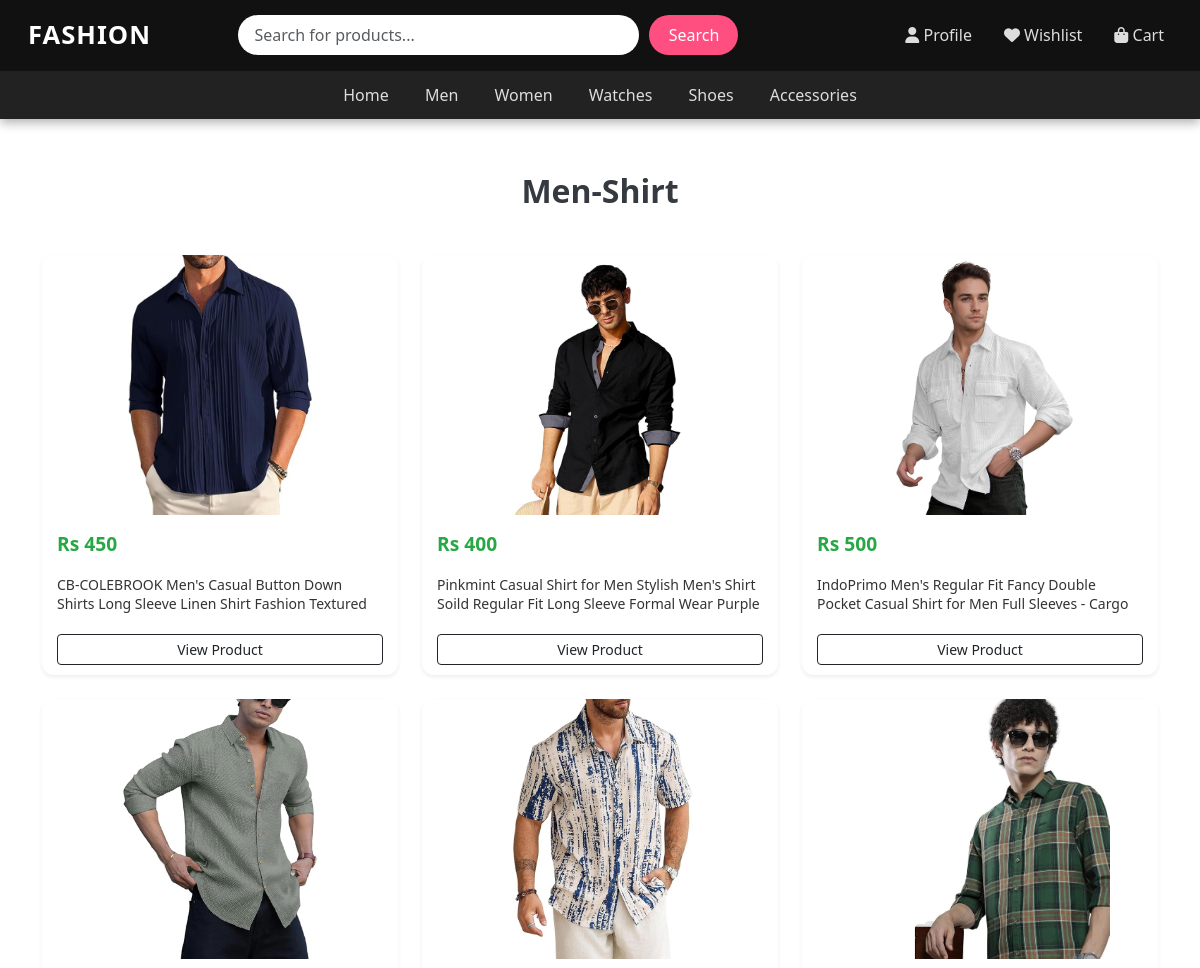
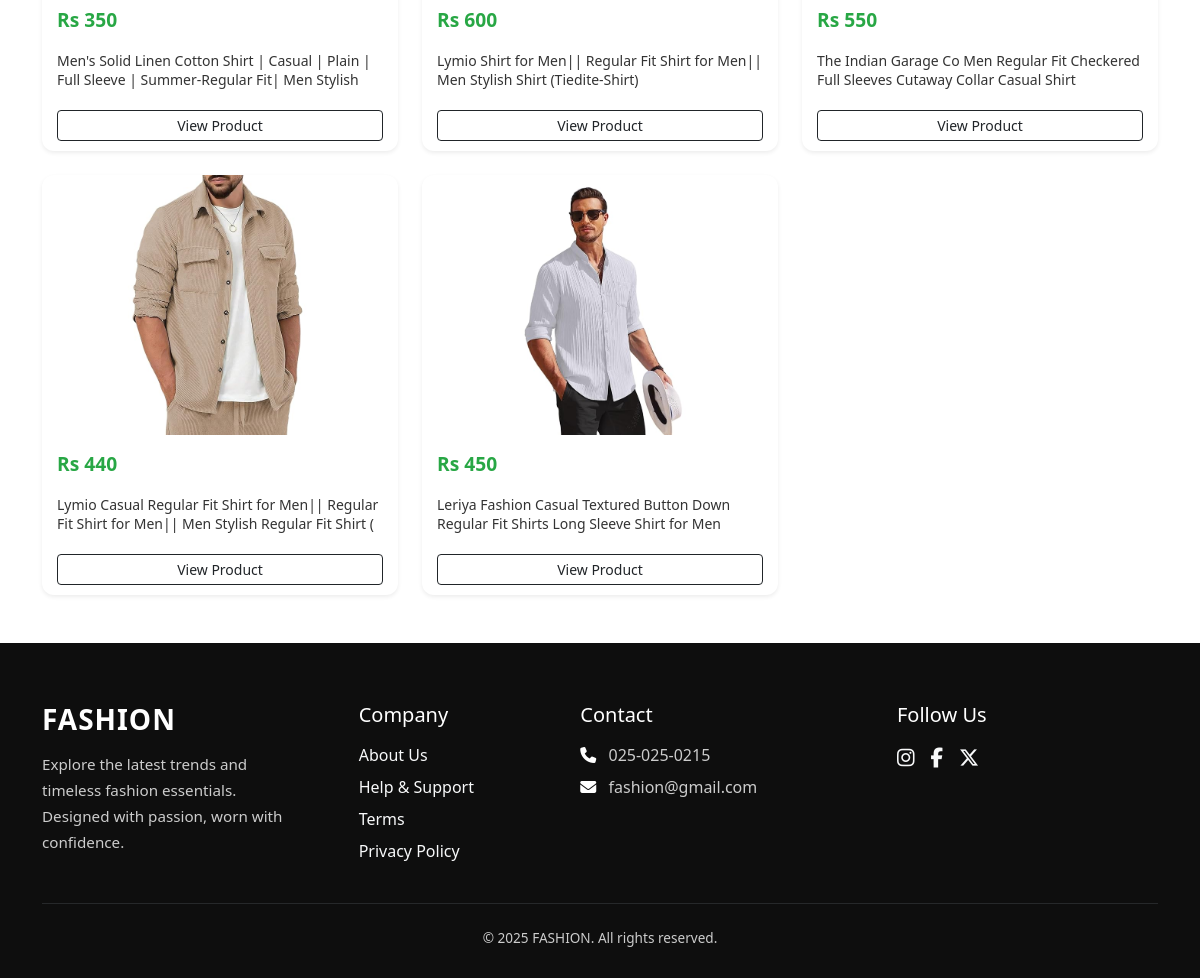
Screenshot of /shirtm with the database file from the repository (2 pictures, top to bottom).
### clothes/models.py (models this page shows)
class clothes(models.Model):
    clothname = models.CharField(max_length=100)
    clothprice = models.IntegerField()
    clothescat = models.CharField(choices=category,max_length=200)
    clothesdesc = models.TextField()
    clothimg = models.ImageField()
    clothsize = models.CharField(max_length=100,default=[],null=True)

### clothes/views.py (the view)
# urls.py: path('shirtm', views.shirtm),
def shirtm(req):
    db = clothes.objects.filter(clothescat='shirtm').values()
    cd = list(db)
    return render(req, 'shirtm.html',context={'data':cd})

### clothes/templates/shirtm.html (shortened to what this page needs)
{% load static %}
<!DOCTYPE html>
<html lang="en">
<head>
    <link href="https://cdn.jsdelivr.net/npm/bootstrap@5.3.3/dist/css/bootstrap.min.css" rel="stylesheet">
    <link rel="stylesheet" href="https://cdnjs.cloudflare.com/ajax/libs/font-awesome/6.6.0/css/all.min.css" />
    <link rel="stylesheet" href={% static 'styles.css' %}>
</head>
<body>
   <div class="navbar-container">
  <nav class="navbar navbar-expand-lg navbar-dark">
    <div class="container-fluid">
      <a class="navbar-brand" href="#">FASHION</a>
      <div class="collapse navbar-collapse justify-content-between" id="navbarResponsive">
        <div class="search-wrapper d-flex align-items-center mt-2 mt-lg-0">
          <input class="form-control search-input" id="search" placeholder="Search for products..." />
          <button class="btn search-btn" id="searchbutton">Search</button>
        </div>
        <ul class="navbar-nav ms-auto mt-3 mt-lg-0">
          <li class="nav-item">
            <a class="nav-link" href="/users"><i class="fa-solid fa-user"></i> Profile</a>
          </li>
          <li class="nav-item">
            <a class="nav-link" href="/like"><i class="fa-solid fa-heart"></i> Wishlist</a>
          </li>
          <li class="nav-item">
            <a class="nav-link" href="/carts"><i class="fa-solid fa-bag-shopping"></i> Cart</a>
          </li>
        </ul>
      </div>
    </div>
  </nav>
  <div class="categories-bar px-2 " style="text-align:center">
    <a href="/">Home</a>
    <a href="/mencollection">Men</a>
    <a href="/womencollection">Women</a>
    <a href="/watchcoll">Watches</a>
    <a href="/shoescoll">Shoes</a>
    <a href="/accessoires">Accessories</a>
  </div>
</div>
      <div class="container py-5">
        <div class="store-header">Men-Shirt</div>
        <div class="row g-4">
          {% for i in data %}
          <div class="col-lg-4 col-md-6 col-sm-12">
            <div class="product-card shadow-sm">
              <div class="image-wrapper">
                <img src="{% static 'clothimg/' %}{{ i.clothimg }}" alt="Product" class="product-image">
              </div>
              <div class="card-body">
                <div class="d-flex justify-content-between align-items-center mb-2">
                  <span class="product-price">Rs {{ i.clothprice }}</span>
                </div>
                <p class="product-title">
                  {{ i.clothname }}
                </p>
                <a href="productshow/{{i.id}}" class="btn btn-outline-dark btn-sm mt-2 w-100">View Product</a>
              </div>
            </div>
          </div>
          {% endfor %}
        </div>
      </div>
<footer style="background-color: #0e0e0e; color: #ccc; padding: 60px 20px 30px;">
  <div class="container">
    <div class="row gy-4 justify-content-between text-center text-lg-start">
      <div class="col-12 col-md-6 col-lg-3">
        <h3 class="text-white fw-bold mb-3" style="letter-spacing: 1px;">FASHION</h3>
        <p style="font-size: 0.95rem; line-height: 1.7;">
          Explore the latest trends and timeless fashion essentials. Designed with passion, worn with confidence.
        </p>
      </div>
      <div class="col-6 col-md-3 col-lg-2">
        <h5 class="text-white mb-3">Company</h5>
        <ul class="list-unstyled">
          <li><a href="about" class="text-decoration-none text-light d-block mb-2">About Us</a></li>
          <li><a href="help" class="text-decoration-none text-light d-block mb-2">Help & Support</a></li>
          <li><a href="term" class="text-decoration-none text-light d-block mb-2">Terms</a></li>
          <li><a href="privacy" class="text-decoration-none text-light d-block mb-2">Privacy Policy</a></li>
        </ul>
      </div>
      <div class="col-6 col-md-3 col-lg-3">
        <h5 class="text-white mb-3">Contact</h5>
        <p class="mb-2"><i class="fa-solid fa-phone me-2 text-white"></i> 025-025-0215</p>
        <p><i class="fa-solid fa-envelope me-2 text-white"></i> fashion@gmail.com</p>
      </div>
      <div class="col-12 col-md-6 col-lg-3">
        <h5 class="text-white mb-3">Follow Us</h5>
        <div class="d-flex gap-3 justify-content-center justify-content-lg-start">
          <a href="https://www.instagram.com" class="text-light fs-5"><i class="fab fa-instagram"></i></a>
          <a href="https://www.facebook.com" class="text-light fs-5"><i class="fab fa-facebook-f"></i></a>
          <a href="https://x.com/login" class="text-light fs-5"><i class="fab fa-x-twitter"></i></a>
        </div>
      </div>
    </div>
    <hr class="border-secondary my-4">
    <div class="text-center" style="font-size: 0.85rem;">&copy; 2025 FASHION. All rights reserved.</div>
  </div>
</footer>
</body>
</html>

### clothes/static/styles.css (style rules this page uses)
* { padding: 0; margin: 0; }
a { text-decoration: none; color: black; }
a { text-decoration: none; }
.product-card { height: 420px; background-color: #fff; border-radius: 12px; overflow: hidden; display: flex; flex-direction: column; transition: transform 0.3s ease, box-shadow 0.3s ease; box-shadow: 0 4px 12px rgba(0, 0, 0, 0.05); }
.image-wrapper { height: 260px; width: 100%; overflow: hidden; flex-shrink: 0; }
.product-image { width: 100%; height: 100%; object-fit: contain; display: block; }
.card-body { padding: 15px; display: flex; flex-direction: column; flex: 1; justify-content: space-between; }
.product-price { font-size: 1.2rem; color: #28a745; font-weight: 600; margin-bottom: 8px; }
.product-title { font-size: 14px; color: #333; line-height: 1.4; height: 2.8em; overflow: hidden; text-overflow: ellipsis; margin-bottom: 12px; }
.store-header { font-size: 2rem; font-weight: bold; text-align: center; margin-bottom: 40px; color: #343a40; }
.navbar-container { background-color: #111; color: #fff; position: sticky; top: 0; z-index: 1000; box-shadow: 0 4px 10px rgba(0,0,0,0.3); }
.navbar { padding: 0.7rem 1rem; }
.navbar-brand { font-size: 1.6rem; font-weight: bold; color: #fff; letter-spacing: 1px; }
.nav-link { color: #ddd !important; font-weight: 500; margin-left: 1rem; }
.search-wrapper { width: 100%; max-width: 500px; margin: auto; }
.search-input { width: 100%; border-radius: 50px; border: none; padding: 0.5rem 1rem; outline: none; background: #fff; color: #333; }
.search-btn { margin-left: 10px; border-radius: 50px; background: #ff4f81; color: white; border: none; padding: 0.5rem 1.2rem; }
.categories-bar { background-color: #222; overflow-x: auto; white-space: nowrap; }
.categories-bar a { display: inline-block; color: #ddd; padding: 0.75rem 1rem; text-decoration: none; font-weight: 500; transition: all 0.2s ease; }

### rows the page displays
clothes: clothimg (picture), clothprice "450", clothname "CB-COLEBROOK Men's Casual Button Down Shirts Long Sleeve Linen Shirt Fashion Textured…"
clothes: clothimg (picture), clothprice "400", clothname "Pinkmint Casual Shirt for Men Stylish Men's Shirt Soild Regular Fit Long Sleeve Formal Wear Purple"
clothes: clothimg (picture), clothprice "500", clothname "IndoPrimo Men's Regular Fit Fancy Double Pocket Casual Shirt for Men Full Sleeves - Cargo"
clothes: clothimg (picture), clothprice "350", clothname "Men's Solid Linen Cotton Shirt | Casual | Plain | Full Sleeve | Summer-Regular Fit| Men Stylish…"
clothes: clothimg (picture), clothprice "600", clothname "Lymio Shirt for Men|| Regular Fit Shirt for Men|| Men Stylish Shirt (Tiedite-Shirt)"
clothes: clothimg (picture), clothprice "550", clothname "The Indian Garage Co Men Regular Fit Checkered Full Sleeves Cutaway Collar Casual Shirt"
clothes: clothimg (picture), clothprice "440", clothname "Lymio Casual Regular Fit Shirt for Men|| Regular Fit Shirt for Men|| Men Stylish Regular Fit Shirt ("
clothes: clothimg (picture), clothprice "450", clothname "Leriya Fashion Casual Textured Button Down Regular Fit Shirts Long Sleeve Shirt for Men"
